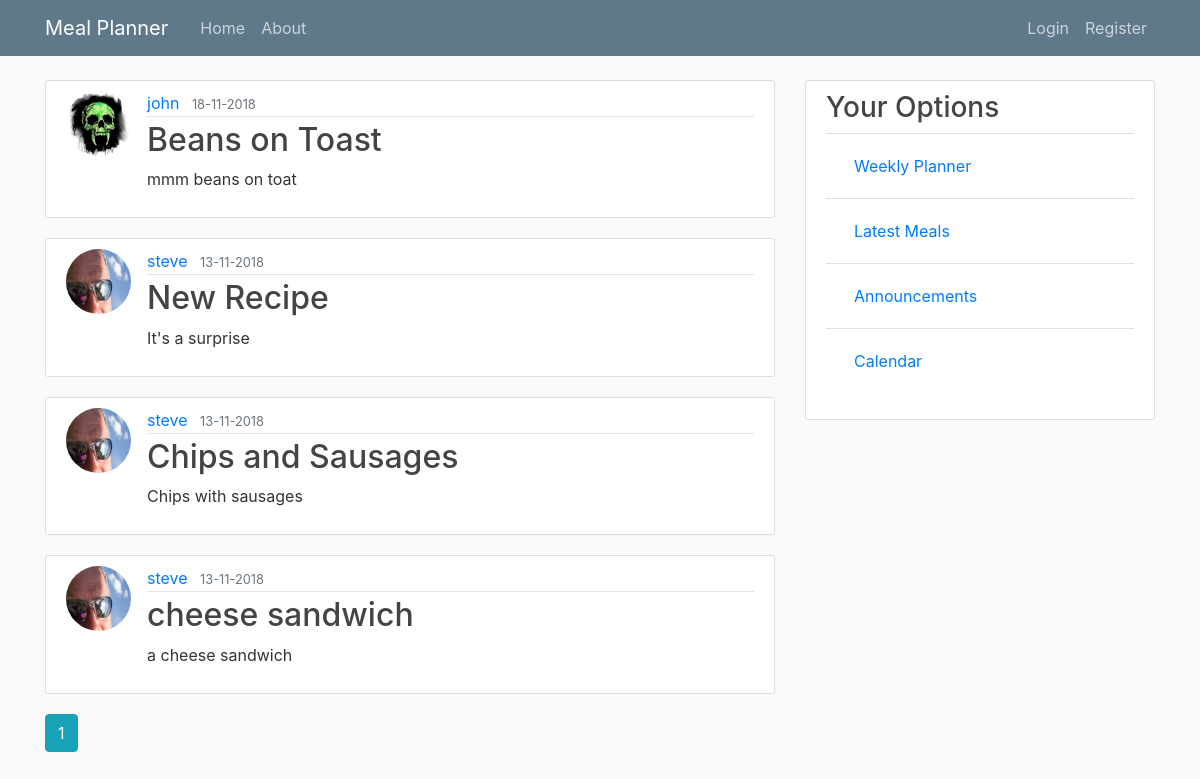
The page /home on the database its author committed.
### mymeal/models.py (models this page shows, shortened)
class Recipe(db.Model):
    id = db.Column(db.Integer, primary_key=True)
    title = db.Column(db.String(100), nullable=False)
    date_posted = db.Column(db.DateTime, nullable=False, default=datetime.utcnow)
    description = db.Column(db.Text, nullable=False)
    serves = db.Column(db.Integer, nullable=False, default='01')
    recipe_type = db.Column(db.String(15), nullable=False)
    ingredients = db.relationship('Ingredient', backref='meal', lazy=True)
    user_id = db.Column(db.Integer, db.ForeignKey('user.id'), nullable=False)
    recipe_book = db.Column(db.String(100))
    recipe_book_page = db.Column(db.Integer, default='01')

class User(db.Model, UserMixin):
    id = db.Column(db.Integer, primary_key=True)
    username = db.Column(db.String(20), unique=True, nullable=False)
    email = db.Column(db.String(120), unique=True, nullable=False)
    image_file = db.Column(db.String(20), nullable=False, default='default.jpg')
    password = db.Column(db.String(60), nullable=False)
    recipes = db.relationship('Recipe', backref='author', lazy=True)

### mymeal/main/routes.py (the view)
@main.route('/')
@main.route('/home')
def home():
    page = request.args.get('page', 1, type=int)
    recipes = Recipe.query.order_by(Recipe.date_posted.desc()).paginate(page=page, per_page=5)
    return render_template('home.html', title='Home', recipes=recipes)

### mymeal/templates/home.html
{% extends 'layout.html' %}
{% block content %}
    {% for recipe in recipes.items %}
        <article class="media content-section">
            <img class="rounded-circle article-img" src="{{ url_for('static', filename='profile_pics/' + recipe.author.image_file) }}">
          <div class="media-body">
            <div class="article-metadata">
              <a class="mr-2" href="{{ url_for('users.user_recipes', username=recipe.author.username) }}">{{ recipe.author.username }}</a>
              <small class="text-muted">{{ recipe.date_posted.strftime('%d-%m-%Y') }}</small>
            </div>
            <h2><a class="article-title" href="{{ url_for('recipes.recipe', recipe_id=recipe.id) }}">{{ recipe.title }}</a></h2>
            <p class="article-content">{{ recipe.description }}</p>
          </div>
        </article>
    {% endfor %}
    {% for page_num in recipes.iter_pages(left_edge=1, right_edge=1, left_current=1, right_current=2) %}
        {% if page_num %}
            {% if recipes.page == page_num %}
                <a class="btn btn-info mb-4" href="{{ url_for('main.home', page=page_num) }}">{{ page_num }}</a>
            {% else %}
                <a class="btn btn-outline-info mb-4" href="{{ url_for('main.home', page=page_num) }}">{{ page_num }}</a>
            {% endif %}
        {% else %}
            ...
        {% endif %}
    {% endfor %}
{% endblock %}

### mymeal/static/main.css (style rules this page uses)
body { background: #fafafa; color: #333333; margin-top: 5rem; }
h1, h2, h3, h4, h5, h6 { color: #444444; }
.content-section { background: #ffffff; padding: 10px 20px; border: 1px solid #dddddd; border-radius: 3px; margin-bottom: 20px; }
.article-title { color: #444444; }
.article-content { white-space: pre-line; }
.article-img { height: 65px; width: 65px; margin-right: 16px; }
.article-metadata { padding-bottom: 1px; margin-bottom: 4px; border-bottom: 1px solid #e3e3e3 }

### rows shown on the page
Recipe: image_file (picture), author.username "john", date_posted "18-11-2018", title "Beans on Toast", description "mmm beans on toat"
Recipe: image_file (placeholder picture), author.username "steve", date_posted "13-11-2018", title "New Recipe", description "It's a surprise"
Recipe: image_file (placeholder picture), author.username "steve", date_posted "13-11-2018", title "Chips and Sausages", description "Chips with sausages"
Recipe: image_file (placeholder picture), author.username "steve", date_posted "13-11-2018", title "cheese sandwich", description "a cheese sandwich"

### other values the page prints
{{ page_num }} "1"
